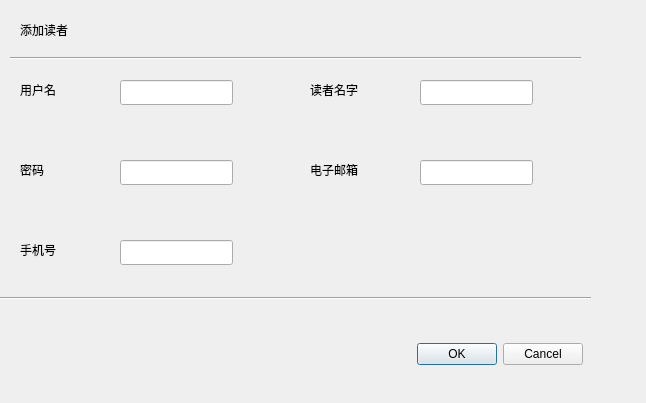
<?xml version="1.0" encoding="UTF-8"?>
<ui version="4.0">
 <class>readerInformationManagerAdddatadialog</class>
 <widget class="QWidget" name="readerInformationManagerAdddatadialog">
  <property name="geometry">
   <rect>
    <x>0</x>
    <y>0</y>
    <width>646</width>
    <height>403</height>
   </rect>
  </property>
  <property name="windowTitle">
   <string>Form</string>
  </property>
  <widget class="QLineEdit" name="usernameLineEdit">
   <property name="geometry">
    <rect>
     <x>120</x>
     <y>80</y>
     <width>113</width>
     <height>25</height>
    </rect>
   </property>
  </widget>
  <widget class="QLineEdit" name="nameLineEdit">
   <property name="geometry">
    <rect>
     <x>420</x>
     <y>80</y>
     <width>113</width>
     <height>25</height>
    </rect>
   </property>
  </widget>
  <widget class="QLineEdit" name="passwordLineEdit">
   <property name="geometry">
    <rect>
     <x>120</x>
     <y>160</y>
     <width>113</width>
     <height>25</height>
    </rect>
   </property>
  </widget>
  <widget class="QLineEdit" name="emailLineEdit">
   <property name="geometry">
    <rect>
     <x>420</x>
     <y>160</y>
     <width>113</width>
     <height>25</height>
    </rect>
   </property>
  </widget>
  <widget class="QLineEdit" name="phoneLineEdit">
   <property name="geometry">
    <rect>
     <x>120</x>
     <y>240</y>
     <width>113</width>
     <height>25</height>
    </rect>
   </property>
  </widget>
  <widget class="QLabel" name="username">
   <property name="geometry">
    <rect>
     <x>20</x>
     <y>80</y>
     <width>69</width>
     <height>20</height>
    </rect>
   </property>
   <property name="text">
    <string>用户名</string>
   </property>
  </widget>
  <widget class="QLabel" name="password">
   <property name="geometry">
    <rect>
     <x>20</x>
     <y>160</y>
     <width>69</width>
     <height>20</height>
    </rect>
   </property>
   <property name="text">
    <string>密码</string>
   </property>
  </widget>
  <widget class="QLabel" name="phone">
   <property name="geometry">
    <rect>
     <x>20</x>
     <y>240</y>
     <width>69</width>
     <height>20</height>
    </rect>
   </property>
   <property name="text">
    <string>手机号</string>
   </property>
  </widget>
  <widget class="QLabel" name="readername">
   <property name="geometry">
    <rect>
     <x>310</x>
     <y>80</y>
     <width>69</width>
     <height>20</height>
    </rect>
   </property>
   <property name="text">
    <string>读者名字</string>
   </property>
  </widget>
  <widget class="QLabel" name="email">
   <property name="geometry">
    <rect>
     <x>310</x>
     <y>160</y>
     <width>69</width>
     <height>20</height>
    </rect>
   </property>
   <property name="text">
    <string>电子邮箱</string>
   </property>
  </widget>
  <widget class="Line" name="line">
   <property name="geometry">
    <rect>
     <x>10</x>
     <y>50</y>
     <width>571</width>
     <height>16</height>
    </rect>
   </property>
   <property name="orientation">
    <enum>Qt::Horizontal</enum>
   </property>
  </widget>
  <widget class="Line" name="line_2">
   <property name="geometry">
    <rect>
     <x>0</x>
     <y>290</y>
     <width>591</width>
     <height>16</height>
    </rect>
   </property>
   <property name="orientation">
    <enum>Qt::Horizontal</enum>
   </property>
  </widget>
  <widget class="QLabel" name="label_9">
   <property name="geometry">
    <rect>
     <x>20</x>
     <y>20</y>
     <width>69</width>
     <height>20</height>
    </rect>
   </property>
   <property name="text">
    <string>添加读者</string>
   </property>
  </widget>
  <widget class="QDialogButtonBox" name="buttonBox">
   <property name="geometry">
    <rect>
     <x>390</x>
     <y>340</y>
     <width>193</width>
     <height>29</height>
    </rect>
   </property>
   <property name="standardButtons">
    <set>QDialogButtonBox::Cancel|QDialogButtonBox::Ok</set>
   </property>
  </widget>
 </widget>
 <resources/>
 <connections/>
</ui>
